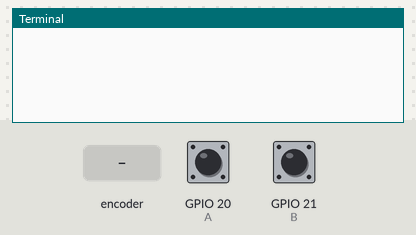
Recording of a program running on a simulated Raspberry Pi (BCM pin numbers). Parts: the last lines printed to the terminal. The test bench sets the inputs (shaded band); at power-on: GPIO 20 (A) HIGH, GPIO 21 (B) HIGH.

Above: at 1.2 s.
1.3 s: rotary encoder on GPIO 20 (A) / GPIO 21 (B) turned 1 step (first pin leading)
At 2.4 s:
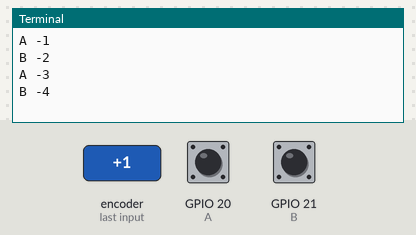
3.0 s: rotary encoder on GPIO 20 (A) / GPIO 21 (B) turned 1 step (first pin leading)
At 3.7 s:
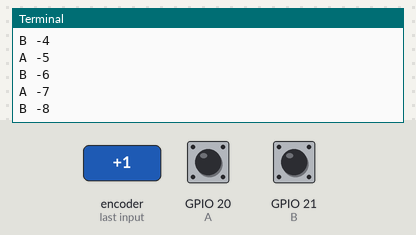
Timing chart, 0 to 6.0 s (numbered marks = the images above; inputs shaded):
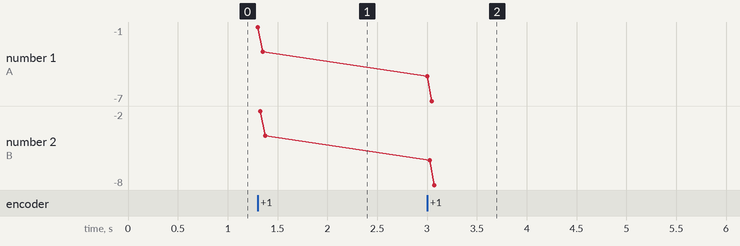

The program:

pulserTest.py
```python
import RPi.GPIO as GPIO
import time

spin_count = 0
A = 20
B = 21
GPIO.setmode(GPIO.BCM)
GPIO.setup(B, GPIO.IN, pull_up_down=GPIO.PUD_UP)
GPIO.setup(A, GPIO.IN, pull_up_down=GPIO.PUD_UP)

def my_callback1(channel):
    global spin_count
    if GPIO.input(A):
        if GPIO.input(B):
            spin_count += 1
        else:
            spin_count -= 1
    else:
        if GPIO.input(B):
            spin_count -= 1
        else:
            spin_count += 1
    print("A",spin_count)

def my_callback2(channel):
    global spin_count
    if GPIO.input(B):
        if GPIO.input(A):
            spin_count -= 1
        else:
            spin_count += 1
    else:
        if GPIO.input(A):
            spin_count += 1
        else:
            spin_count -= 1
    print("B",spin_count)
GPIO.add_event_detect(A, GPIO.BOTH, callback=my_callback1)
GPIO.add_event_detect(B, GPIO.BOTH, callback=my_callback2)
while True:
    time.sleep(1)
```

Measured:
- after the input at 1.3 s, the terminal: prints a new line at once (image 1)
- after the input at 3.0 s, the terminal: prints a new line at once (image 2)
- plotted number 1: -3 → -7 after the input at 3.0 s
- plotted number 2: -4 → -8 after the input at 3.0 s
